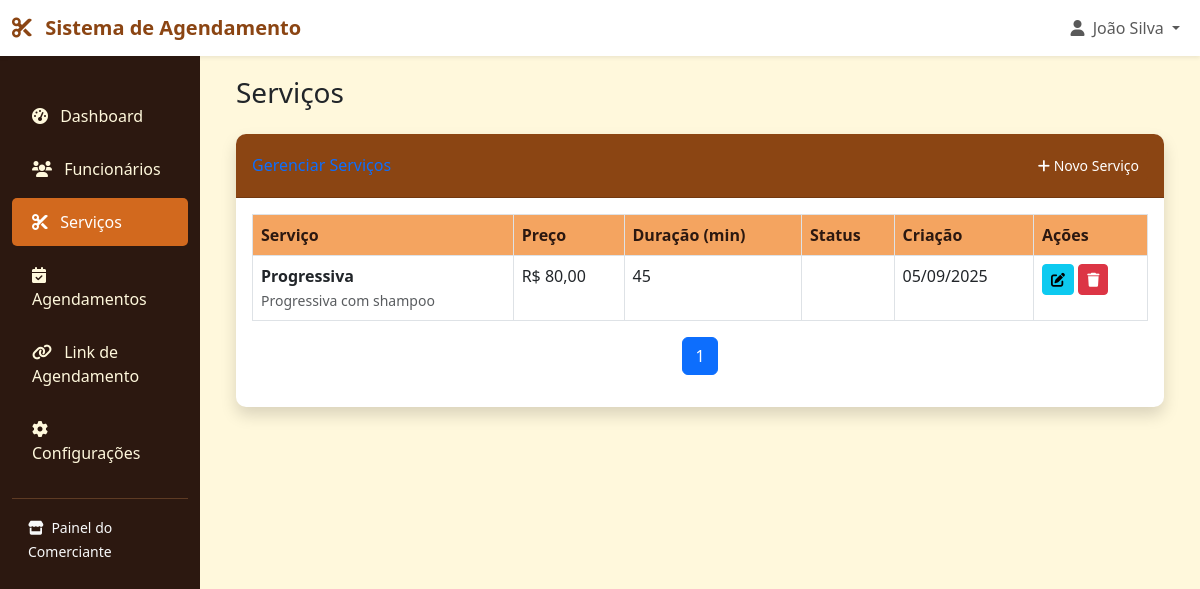
The app's page /comerciante/servicos/ (signed in) with its own data.
### accounts/models.py (models this page shows, shortened)
class User(AbstractUser):
    TIPO_USUARIO_CHOICES = [
        ('admin', 'Administrador'),
        ('comerciante', 'Comerciante'),
        ('funcionario', 'Funcionário'),
    ]
    tipo_usuario = models.CharField(
        max_length=20,
        choices=TIPO_USUARIO_CHOICES,
        default='comerciante',
        verbose_name='Tipo de Usuário'
    )
    telefone = models.CharField(
        max_length=20,
        blank=True,
        null=True,
        verbose_name='Telefone'
    )
    data_nascimento = models.DateField(
        blank=True,
        null=True,
        verbose_name='Data de Nascimento'
    )
    foto_perfil = models.ImageField(
        upload_to='perfil/',
        blank=True,
        null=True,
        verbose_name='Foto do Perfil'
    )
    ativo = models.BooleanField(
        default=True,
        verbose_name='Ativo'
    )
    data_criacao = models.DateTimeField(
        auto_now_add=True,
        verbose_name='Data de Criação'
    )
    data_atualizacao = models.DateTimeField(
        auto_now=True,
        verbose_name='Data de Atualização'
    )
    class Meta:
        verbose_name = 'Usuário'
        verbose_name_plural = 'Usuários'
        ordering = ['-data_criacao']
    def is_comerciante(self):
        return self.tipo_usuario == 'comerciante'

### agendamento/models.py (models this page shows, shortened)
class Servico(models.Model):
    comerciante = models.ForeignKey(
        Comerciante,
        on_delete=models.CASCADE,
        related_name='servicos',
        verbose_name='Comerciante'
    )
    nome = models.CharField(
        max_length=200,
        verbose_name='Nome do Serviço'
    )
    descricao = models.TextField(
        blank=True,
        verbose_name='Descrição'
    )
    preco = models.DecimalField(
        max_digits=10,
        decimal_places=2,
        validators=[MinValueValidator(Decimal('0'))],
        verbose_name='Preço'
    )
    duracao_minutos = models.PositiveIntegerField(
        verbose_name='Duração (minutos)'
    )
    funcionarios = models.ManyToManyField(
        Funcionario,
        related_name='servicos',
        verbose_name='Funcionários que realizam este serviço'
    )
    ativo = models.BooleanField(
        default=True,
        verbose_name='Ativo'
    )
    data_criacao = models.DateTimeField(
        auto_now_add=True,
        verbose_name='Data de Criação'
    )
    class Meta:
        verbose_name = 'Serviço'
        verbose_name_plural = 'Serviços'
        ordering = ['nome']

### comerciante_panel/views.py (the view)
# urls.py: path('servicos/', views.servicos_list, name='servicos_list'),
@login_required
@user_passes_test(is_comerciante)
def servicos_list(request):
    comerciante = request.user.comerciante
    search = request.GET.get('search', '')
    status = request.GET.get('status', '')
    servicos = Servico.objects.filter(comerciante=comerciante).prefetch_related('funcionarios')
    if search:
        servicos = servicos.filter(
            Q(nome__icontains=search) |
            Q(descricao__icontains=search)
        )
    if status == 'ativo':
        servicos = servicos.filter(ativo=True)
    elif status == 'inativo':
        servicos = servicos.filter(ativo=False)
    servicos = servicos.order_by('nome')
    paginator = Paginator(servicos, 10)
    page_number = request.GET.get('page')
    page_obj = paginator.get_page(page_number)
    context = {
        'page_obj': page_obj,
        'search': search,
        'status': status,
        'comerciante': comerciante,
    }
    return render(request, 'comerciante_panel/servicos_list.html', context)

### comerciante_panel/views.py (called while the page is built)
def is_comerciante(user):
    return user.is_authenticated and user.is_comerciante()

### templates/comerciante_panel/servicos_list.html (shortened to what this page needs)
{% extends 'comerciante_panel/base_comerciante.html' %}
{% block content %}
<div class="container-fluid">
    <h1 class="h3 mb-4 text-gray-800">Serviços</h1>
    <div class="card shadow mb-4">
        <div class="card-header py-3 d-flex flex-row align-items-center justify-content-between">
            <h6 class="m-0 font-weight-bold text-primary">Gerenciar Serviços</h6>
            <a href="{% url 'comerciante_panel:servico_create' %}" class="btn btn-primary btn-sm">
                <i class="fas fa-plus"></i> Novo Serviço
            </a>
        </div>
        <div class="card-body">
            {% if page_obj %}
            <div class="table-responsive">
                <table class="table table-bordered" id="dataTable" width="100%" cellspacing="0">
                    <thead>
                        <tr>
                            <th>Serviço</th>
                            <th>Preço</th>
                            <th>Duração (min)</th>
                            <th>Status</th>
                            <th>Criação</th>
                            <th>Ações</th>
                        </tr>
                    </thead>
                    <tbody>
                        {% for servico in page_obj %}
                        <tr>
                            <td>
                                <strong>{{ servico.nome }}</strong><br>
                                <small class="text-muted">{{ servico.descricao|truncatechars:50 }}</small>
                            </td>
                            <td>R$ {{ servico.preco }}</td>
                            <td>{{ servico.duracao_minutos }}</td>
                            <td>
                                {% if servico.ativo %}
                                <span class="badge badge-success">Ativo</span>
                                {% else %}
                                <span class="badge badge-danger">Inativo</span>
                                {% endif %}
                            </td>
                            <td>{{ servico.data_criacao|date:"d/m/Y" }}</td>
                            <td>
                                <a href="{% url 'comerciante_panel:servico_edit' servico.id %}" class="btn btn-info btn-sm" title="Editar">
                                    <i class="fas fa-edit"></i>
                                </a>
                                <a href="{% url 'comerciante_panel:servico_delete' servico.id %}" class="btn btn-danger btn-sm" title="Excluir">
                                    <i class="fas fa-trash"></i>
                                </a>
                            </td>
                        </tr>
                        {% endfor %}
                    </tbody>
                </table>
            </div>
            <nav aria-label="Page navigation example">
                <ul class="pagination justify-content-center">
                    {% for i in page_obj.paginator.page_range %}
                    <li class="page-item {% if page_obj.number == i %}active{% endif %}">
                        <a class="page-link" href="?page={{ i }}">{{ i }}</a>
                    </li>
                    {% endfor %}
                </ul>
            </nav>
            {% endif %}
        </div>
    </div>
</div>
{% endblock %}

### templates/base/base.html (shortened to what this page needs)
<!DOCTYPE html>
<html lang="pt-br">
<head>
    <link href="https://cdn.jsdelivr.net/npm/bootstrap@5.3.0/dist/css/bootstrap.min.css" rel="stylesheet">
    <link href="https://cdnjs.cloudflare.com/ajax/libs/font-awesome/6.0.0/css/all.min.css" rel="stylesheet">
</head>
<body>
    {% if user.is_authenticated %}
        <nav class="navbar navbar-expand-lg navbar-light bg-white shadow-sm">
            <div class="container-fluid">
                <a class="navbar-brand" href="#">
                    <i class="fas fa-cut me-2"></i>
                    Sistema de Agendamento
                </a>
                <div class="navbar-nav ms-auto">
                    <div class="nav-item dropdown">
                        <a class="nav-link dropdown-toggle" href="#" role="button" data-bs-toggle="dropdown">
                            <i class="fas fa-user me-1"></i>
                            {{ user.get_full_name|default:user.username }}
                        </a>
                    </div>
                </div>
            </div>
        </nav>
        <div class="container-fluid">
            <div class="row">
                {% block sidebar %}{% endblock %}
                <main class="col-md-9 ms-sm-auto col-lg-10 px-md-4 main-content">
                    {% block content %}{% endblock %}
                </main>
            </div>
        </div>
    {% else %}
        {% block login_content %}{% endblock %}
    {% endif %}
</body>
</html>

### templates/base/base.html (style rules this page uses)
:root { --primary-color: #8B4513; --secondary-color: #D2691E; --accent-color: #F4A460; --dark-color: #2C1810; --light-color: #FFF8DC; }
body { background-color: var(--light-color); font-family: 'Segoe UI', Tahoma, Geneva, Verdana, sans-serif; }
.navbar-brand { font-weight: bold; color: var(--primary-color) !important; }
.btn-primary { background-color: var(--primary-color); border-color: var(--primary-color); }
.main-content { padding: 20px; }
.card { border: none; box-shadow: 0 2px 10px rgba(0,0,0,0.1); border-radius: 10px; }
.card-header { background-color: var(--primary-color); color: white; border-radius: 10px 10px 0 0 !important; }
.table th { background-color: var(--accent-color); color: var(--dark-color); }

### records on screen
User: get_full_name "João Silva"
Servico: nome "Progressiva", descricao "Progressiva com shampoo", preco "80,00", duracao_minutos "45", data_criacao "05/09/2025"

### other values on screen
{{ i }} "1"
